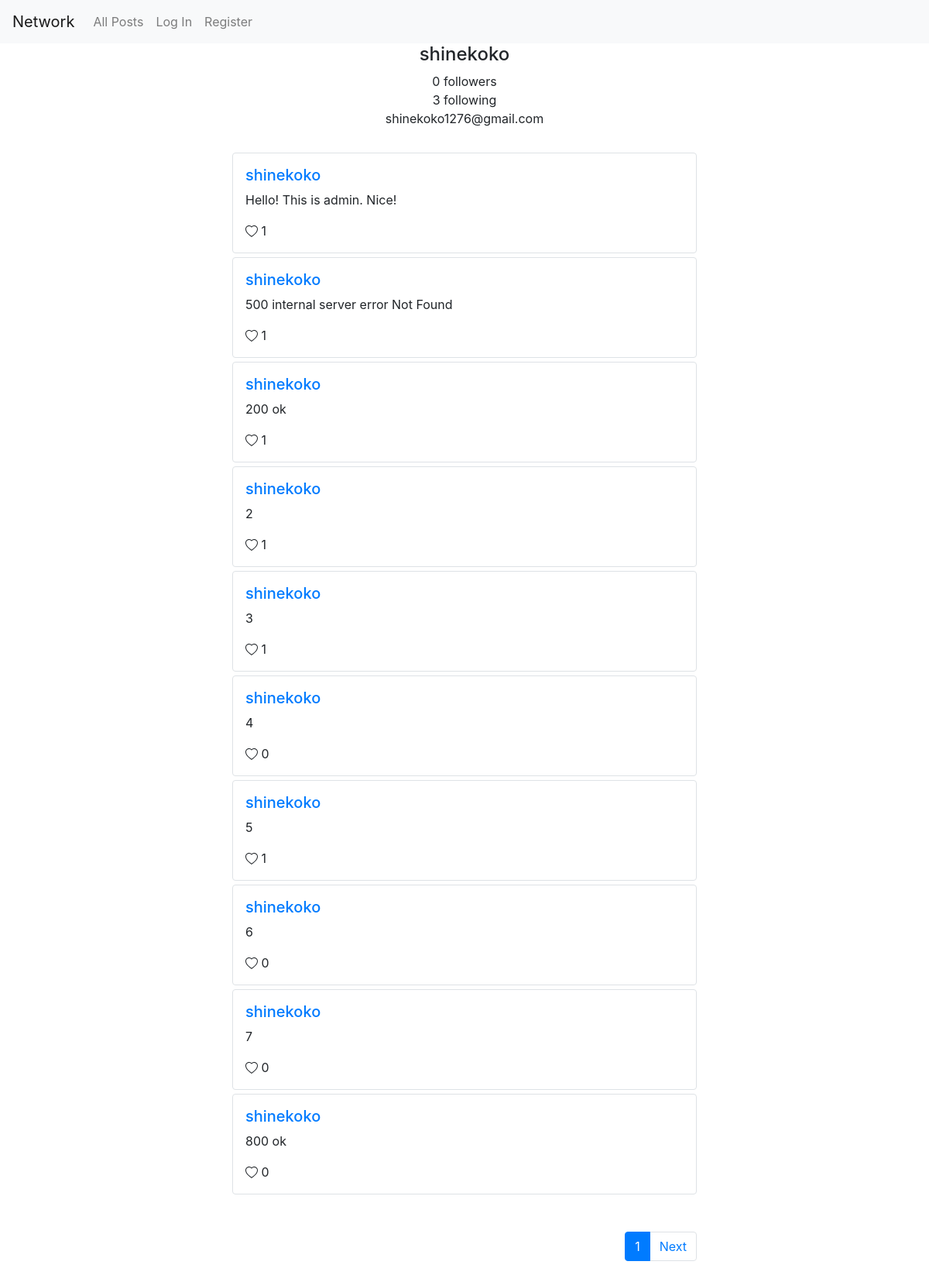
Screenshot of /profile/4 with the database file from the repository.
### network/models.py (models this page shows, shortened)
class User(AbstractUser):
    pass

class Post(models.Model):
    post_user = models.ForeignKey(settings.AUTH_USER_MODEL,
                                  on_delete=models.CASCADE,
                                  related_name='user_posts')
    date_posted = models.DateTimeField(null=False, auto_now_add=True)
    content = models.TextField(null=False, blank=False)
    @property
    def liked(self):
        return [like.liked_user for like in self.liked_users.all()]

class Like(models.Model):
    liked_user = models.ForeignKey(settings.AUTH_USER_MODEL,
                                   on_delete=models.CASCADE,
                                   related_name='liked_posts')
    liked_post = models.ForeignKey(Post,
                                   on_delete=models.CASCADE,
                                   related_name='liked_users')

### network/views.py (the view)
# urls.py: path("profile/<int:user_id>", views.profile, name="profile"),
def profile(request, user_id):
    user = User.objects.get(pk=user_id)
    posts = user.user_posts.all()
    p = Paginator(posts, 10)
    page_number = request.GET.get('page')
    page_obj = p.get_page(page_number)
    return render(request, 'network/profile.html', {
        "user_id": user_id,
        "name": user.username,
        "email": user.email,
        "is_following": request.user.id in [follower.following_user.id for follower in user.followers.all()],
        "followers": [follower.following_user.username for follower in user.followers.all()],
        "following": [following.followed_user.username for following in user.followed_users.all()],
        "page_obj" : page_obj})

### network/templates/network/profile.html (shortened to what this page needs)
{% extends "network/layout.html" %}
{% load static %}
{% block body %}
    <div id="profile-div" class="container profile">
        <div class="name"><h4 id="name">{{ name }}</h4></div>
        <div class="no-of-follower"><span id="no-of-follower">{{ followers|length }} followers</span></div>
        <div class="no-of-following"><span id="no-of-following">{{ following|length }} following</span></div>
        <div class="email"><span id="email">{{ email }}</span></div>
    </div>
    <section id="main_page">
      {% for post in page_obj.object_list %}
      <div class="container border rounded post">
          <div class="username"><h5><a href="{% url 'profile' post.post_user.id %}">{{ post.post_user.username }}</a></h5></div>
          <div class="content" id="post-{{ post.id }}"><p id="content-{{ post.id }}">{{ post.content }}</p></div>
          <div class="like">
          {% if user not in post.liked %}
            <svg id="like-icon-{{ post.id }}" onclick="like_post({{ post.id }})" width="1em" height="1em" viewBox="0 0 16 16" class="bi bi-heart" fill="currentColor" xmlns="http://www.w3.org/2000/svg">
              <path fill-rule="evenodd" d="M8 2.748l-.717-.737C5.6.281 2.514.878 1.4 3.053c-.523 1.023-.641 2.5.314 4.385.92 1.815 2.834
              3.989 6.286 6.357 3.452-2.368 5.365-4.542 6.286-6.357.955-1.886.838-3.362.314-4.385C13.486.878 10.4.28 8.717 2.01L8 2.748zM8
              15C-7.333 4.868 3.279-3.04 7.824 1.143c.06.055.119.112.176.171a3.12 3.12 0 0 1 .176-.17C12.72-3.042 23.333 4.867 8 15z"/>
            </svg>
            <span id="post-{{ post.id }}-like" class="like-count">{{ post.liked_users.all|length }}</span>
          {% endif %}
          </div>
      </div>
      {% endfor %}
  </section>
  <div class="paginator text-right container">
    <nav aria-label="paginator">
      <ul class="pagination">
        <li class="page-item active" aria-current="page">
          <a class="page-link" href="#">{{ page_obj.number }}<span class="sr-only">(current)</span></a>
        </li>
      {% if page_obj.has_next %}
        <li class="page-item">
          <a class="page-link" href="?page={{ page_obj.next_page_number }}">Next</a>
        </li>
      {% endif %}
      </ul>
    </nav>
  </div>
{% endblock %}

### network/static/network/styles.css (style rules this page uses)
.bi-heart,.bi-heart-fill { cursor: pointer; }
#main_page { display: grid; row-gap: 5px; padding: 2em 0em; }
.post { padding: 1em; width: 50%; }
.paginator > nav { display: inline-block; }
.paginator { padding: 1em 0em; width: 50%; }
.profile { text-align: center; }

### rows the page displays
User: username "shinekoko", email "shinekoko1276@gmail.com"
Post: post_user.username "shinekoko", content "Hello! This is admin. Nice!", liked_users.all|length "1"
Post: post_user.username "shinekoko", content "500 internal server error Not Found", liked_users.all|length "1"
Post: post_user.username "shinekoko", content "200 ok", liked_users.all|length "1"
Post: post_user.username "shinekoko", content "2", liked_users.all|length "1"
Post: post_user.username "shinekoko", content "3", liked_users.all|length "1"
Post: post_user.username "shinekoko", content "4", liked_users.all|length "0"
Post: post_user.username "shinekoko", content "5", liked_users.all|length "1"
Post: post_user.username "shinekoko", content "6", liked_users.all|length "0"
Post: post_user.username "shinekoko", content "7", liked_users.all|length "0"
Post: post_user.username "shinekoko", content "800 ok", liked_users.all|length "0"

### other values shown
{{ followers|length }} "0"
{{ following|length }} "3"
{{ page_obj.number }} "1"
